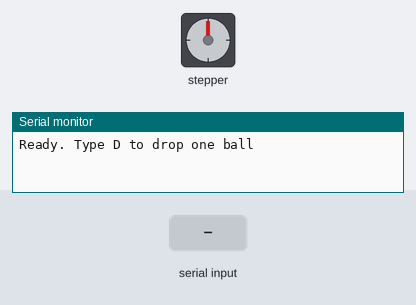
Simulated run of this sketch. Board: Arduino Uno, built with avr-gcc and run on an emulated ATmega328P. Shown: stepper motor, the last lines printed to the serial monitor. Inputs (shaded band) come from the test bench. Stepper angles assume 2048 steps per turn.

Above: at 1.2 s.
1.3 s: "D" received over Serial
At 1.77 s:
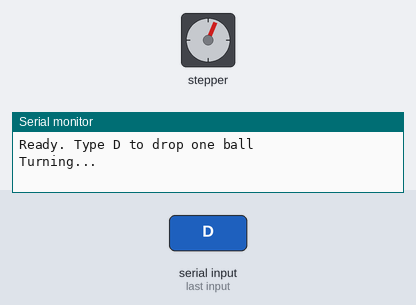
At 2.4 s:
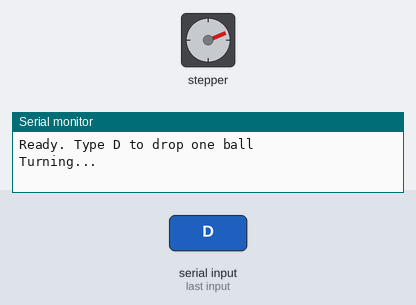
4.3 s: "d" received over Serial
At 4.6 s:
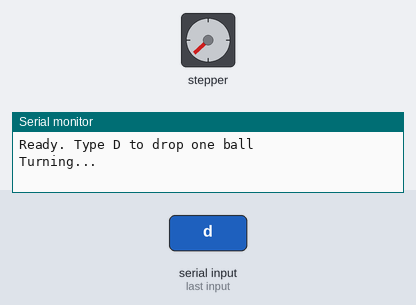
Timing chart, 0 to 12.9 s (numbered marks = the images above; inputs shaded):
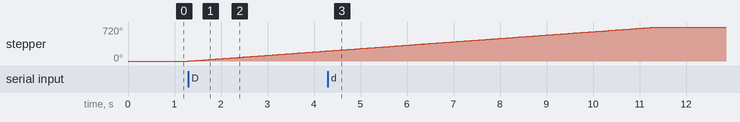

The sketch:

uno_ball_dropper.ino
```cpp
// Ball dropper test: type D in the Serial Monitor and the coil turns exactly once (360 degrees).
//
// Wiring: 28BYJ-48 white plug -> ULN2003 board socket.
//         ULN2003 IN1 -> A0, IN2 -> A1, IN3 -> A2, IN4 -> A3.
//         ULN2003 + -> Uno 5V, - -> Uno GND.

#include <Stepper.h>

const int STEPS_PER_TURN = 2048;  // 28BYJ-48: 2048 steps = one full turn
const int SPEED_RPM = 12;         // 28BYJ-48 tops out around 15
const int DIRECTION = 1;          // change to -1 if the coil turns the wrong way

// The Stepper library wants the pins in the order IN1, IN3, IN2, IN4 for this motor.
Stepper coil(STEPS_PER_TURN, A0, A2, A1, A3);

void release() {  // turn the coils off between drops so the motor doesn't get hot
  digitalWrite(A0, LOW);
  digitalWrite(A1, LOW);
  digitalWrite(A2, LOW);
  digitalWrite(A3, LOW);
}

void dropBall() {
  Serial.println("Turning...");
  coil.step(DIRECTION * STEPS_PER_TURN);
  release();
  Serial.println("Done, one turn");
}

void setup() {
  Serial.begin(115200);
  coil.setSpeed(SPEED_RPM);
  release();
  Serial.println("Ready. Type D to drop one ball");
}

void loop() {
  if (Serial.available()) {
    char c = Serial.read();
    if (c == 'D' || c == 'd') dropBall();
  }
}
```

Measured:
- after the input at 1.3 s, stepper: keeps turning clockwise at about 72°/s, starting at once
